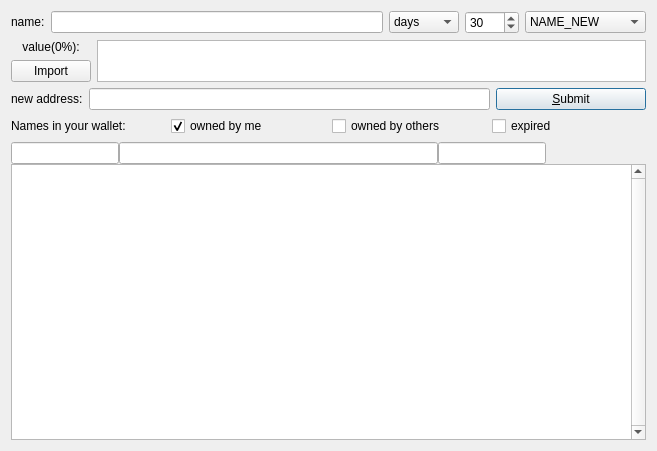
<?xml version="1.0" encoding="UTF-8"?>
<ui version="4.0">
 <class>ManageNamesPage</class>
 <widget class="QDialog" name="ManageNamesPage">
  <property name="geometry">
   <rect>
    <x>0</x>
    <y>0</y>
    <width>657</width>
    <height>451</height>
   </rect>
  </property>
  <property name="sizePolicy">
   <sizepolicy hsizetype="Preferred" vsizetype="Preferred">
    <horstretch>0</horstretch>
    <verstretch>0</verstretch>
   </sizepolicy>
  </property>
  <property name="windowTitle">
   <string>Manage Names</string>
  </property>
  <layout class="QVBoxLayout" name="verticalLayout_3">
   <item>
    <layout class="QHBoxLayout" name="horizontalLayout">
     <item>
      <widget class="QLabel" name="label_4">
       <property name="sizePolicy">
        <sizepolicy hsizetype="Preferred" vsizetype="Maximum">
         <horstretch>0</horstretch>
         <verstretch>0</verstretch>
        </sizepolicy>
       </property>
       <property name="text">
        <string>name:</string>
       </property>
       <property name="alignment">
        <set>Qt::AlignLeading|Qt::AlignLeft|Qt::AlignVCenter</set>
       </property>
      </widget>
     </item>
     <item>
      <widget class="QValidatedLineEdit" name="registerName">
       <property name="toolTip">
        <string>&lt;html&gt;&lt;head/&gt;&lt;body&gt;&lt;p&gt;Enter name.&lt;/p&gt;&lt;/body&gt;&lt;/html&gt;</string>
       </property>
       <property name="text">
        <string notr="true"/>
       </property>
      </widget>
     </item>
     <item>
      <widget class="QComboBox" name="txTimeTypeSelector">
       <property name="currentIndex">
        <number>0</number>
       </property>
       <item>
        <property name="text">
         <string>days</string>
        </property>
       </item>
       <item>
        <property name="text">
         <string>months</string>
        </property>
       </item>
       <item>
        <property name="text">
         <string>years</string>
        </property>
       </item>
      </widget>
     </item>
     <item>
      <widget class="QSpinBox" name="registerTimeUnits">
       <property name="toolTip">
        <string>&lt;html&gt;&lt;head/&gt;&lt;body&gt;&lt;p&gt;Set number of days that will be added to name expire time.&lt;/p&gt;&lt;/body&gt;&lt;/html&gt;</string>
       </property>
       <property name="maximum">
        <number>9999</number>
       </property>
       <property name="value">
        <number>30</number>
       </property>
      </widget>
     </item>
     <item>
      <widget class="QComboBox" name="txTypeSelector">
       <property name="currentIndex">
        <number>0</number>
       </property>
       <item>
        <property name="text">
         <string>NAME_NEW</string>
        </property>
       </item>
       <item>
        <property name="text">
         <string>NAME_UPDATE</string>
        </property>
       </item>
       <item>
        <property name="text">
         <string>NAME_DELETE</string>
        </property>
       </item>
      </widget>
     </item>
    </layout>
   </item>
   <item>
    <layout class="QHBoxLayout" name="horizontalLayout_3">
     <item>
      <layout class="QVBoxLayout" name="verticalLayout">
       <item>
        <widget class="QLabel" name="labelValue">
         <property name="sizePolicy">
          <sizepolicy hsizetype="Preferred" vsizetype="Maximum">
           <horstretch>0</horstretch>
           <verstretch>0</verstretch>
          </sizepolicy>
         </property>
         <property name="text">
          <string>value(0%):</string>
         </property>
         <property name="alignment">
          <set>Qt::AlignCenter</set>
         </property>
        </widget>
       </item>
       <item>
        <widget class="QPushButton" name="importValueButton">
         <property name="text">
          <string>Import</string>
         </property>
        </widget>
       </item>
      </layout>
     </item>
     <item>
      <widget class="QPlainTextEdit" name="registerValue">
       <property name="sizePolicy">
        <sizepolicy hsizetype="Expanding" vsizetype="Ignored">
         <horstretch>0</horstretch>
         <verstretch>0</verstretch>
        </sizepolicy>
       </property>
      </widget>
     </item>
    </layout>
   </item>
   <item>
    <layout class="QHBoxLayout" name="horizontalLayout_4">
     <item>
      <widget class="QLabel" name="labelAddress">
       <property name="enabled">
        <bool>true</bool>
       </property>
       <property name="sizePolicy">
        <sizepolicy hsizetype="Preferred" vsizetype="Maximum">
         <horstretch>0</horstretch>
         <verstretch>0</verstretch>
        </sizepolicy>
       </property>
       <property name="text">
        <string>new address:</string>
       </property>
       <property name="alignment">
        <set>Qt::AlignLeading|Qt::AlignLeft|Qt::AlignVCenter</set>
       </property>
      </widget>
     </item>
     <item>
      <widget class="QValidatedLineEdit" name="registerAddress">
       <property name="enabled">
        <bool>true</bool>
       </property>
       <property name="toolTip">
        <string>&lt;html&gt;&lt;head/&gt;&lt;body&gt;&lt;p&gt;Enter new owner address, or leave blank to keep current ownership.&lt;/p&gt;&lt;/body&gt;&lt;/html&gt;</string>
       </property>
       <property name="text">
        <string notr="true"/>
       </property>
      </widget>
     </item>
     <item>
      <widget class="QPushButton" name="submitNameButton">
       <property name="sizePolicy">
        <sizepolicy hsizetype="Fixed" vsizetype="Fixed">
         <horstretch>0</horstretch>
         <verstretch>0</verstretch>
        </sizepolicy>
       </property>
       <property name="minimumSize">
        <size>
         <width>150</width>
         <height>0</height>
        </size>
       </property>
       <property name="toolTip">
        <string>&lt;html&gt;&lt;head/&gt;&lt;body&gt;&lt;p&gt;This will send name_new or name_update transaction (if you already did name_new).&lt;/p&gt;&lt;/body&gt;&lt;/html&gt;</string>
       </property>
       <property name="layoutDirection">
        <enum>Qt::LeftToRight</enum>
       </property>
       <property name="text">
        <string>&amp;Submit</string>
       </property>
       <property name="icon">
        <iconset resource="../bitcoin.qrc">
         <normaloff>:/icons/send</normaloff>:/icons/send</iconset>
       </property>
       <property name="default">
        <bool>true</bool>
       </property>
      </widget>
     </item>
    </layout>
   </item>
   <item>
    <layout class="QHBoxLayout" name="horizontalLayout_5">
     <item>
      <widget class="QLabel" name="label_5">
       <property name="sizePolicy">
        <sizepolicy hsizetype="Preferred" vsizetype="Maximum">
         <horstretch>0</horstretch>
         <verstretch>0</verstretch>
        </sizepolicy>
       </property>
       <property name="text">
        <string>Names in your wallet:</string>
       </property>
       <property name="alignment">
        <set>Qt::AlignLeading|Qt::AlignLeft|Qt::AlignVCenter</set>
       </property>
       <property name="buddy">
        <cstring>tableView</cstring>
       </property>
      </widget>
     </item>
     <item>
      <widget class="QCheckBox" name="cbMyNames">
       <property name="text">
        <string>owned by me</string>
       </property>
       <property name="checked">
        <bool>true</bool>
       </property>
      </widget>
     </item>
     <item>
      <widget class="QCheckBox" name="cbOtherNames">
       <property name="text">
        <string>owned by others</string>
       </property>
      </widget>
     </item>
     <item>
      <widget class="QCheckBox" name="cbExpired">
       <property name="text">
        <string>expired</string>
       </property>
      </widget>
     </item>
    </layout>
   </item>
   <item>
    <layout class="QVBoxLayout" name="verticalLayout_2">
     <property name="spacing">
      <number>0</number>
     </property>
     <item>
      <layout class="QHBoxLayout" name="horizontalLayout_2">
       <property name="spacing">
        <number>0</number>
       </property>
       <item>
        <widget class="QValidatedLineEdit" name="nameFilter">
         <property name="sizePolicy">
          <sizepolicy hsizetype="Fixed" vsizetype="Fixed">
           <horstretch>0</horstretch>
           <verstretch>0</verstretch>
          </sizepolicy>
         </property>
         <property name="toolTip">
          <string>Enter part of name to search for</string>
         </property>
         <property name="text">
          <string notr="true"/>
         </property>
        </widget>
       </item>
       <item>
        <widget class="QValidatedLineEdit" name="valueFilter">
         <property name="toolTip">
          <string>Enter part of value to search for</string>
         </property>
         <property name="text">
          <string notr="true"/>
         </property>
        </widget>
       </item>
       <item>
        <widget class="QValidatedLineEdit" name="addressFilter">
         <property name="sizePolicy">
          <sizepolicy hsizetype="Fixed" vsizetype="Fixed">
           <horstretch>0</horstretch>
           <verstretch>0</verstretch>
          </sizepolicy>
         </property>
         <property name="toolTip">
          <string>Enter supermaxcoin address (or prefix of it)</string>
         </property>
         <property name="text">
          <string notr="true"/>
         </property>
        </widget>
       </item>
       <item>
        <spacer name="horizontalSpacer_ExpiresIn">
         <property name="orientation">
          <enum>Qt::Horizontal</enum>
         </property>
         <property name="sizeType">
          <enum>QSizePolicy::Fixed</enum>
         </property>
         <property name="sizeHint" stdset="0">
          <size>
           <width>100</width>
           <height>20</height>
          </size>
         </property>
        </spacer>
       </item>
      </layout>
     </item>
     <item>
      <widget class="QTableView" name="tableView">
       <property name="contextMenuPolicy">
        <enum>Qt::CustomContextMenu</enum>
       </property>
       <property name="toolTip">
        <string>Double-click name to copy all values</string>
       </property>
       <property name="verticalScrollBarPolicy">
        <enum>Qt::ScrollBarAlwaysOn</enum>
       </property>
       <property name="tabKeyNavigation">
        <bool>false</bool>
       </property>
       <property name="alternatingRowColors">
        <bool>true</bool>
       </property>
       <property name="selectionMode">
        <enum>QAbstractItemView::SingleSelection</enum>
       </property>
       <property name="selectionBehavior">
        <enum>QAbstractItemView::SelectRows</enum>
       </property>
       <property name="sortingEnabled">
        <bool>true</bool>
       </property>
       <attribute name="verticalHeaderVisible">
        <bool>false</bool>
       </attribute>
      </widget>
     </item>
    </layout>
   </item>
  </layout>
 </widget>
 <customwidgets>
  <customwidget>
   <class>QValidatedLineEdit</class>
   <extends>QLineEdit</extends>
   <header>qvalidatedlineedit.h</header>
  </customwidget>
 </customwidgets>
 <resources>
  <include location="../bitcoin.qrc"/>
 </resources>
 <connections/>
</ui>
